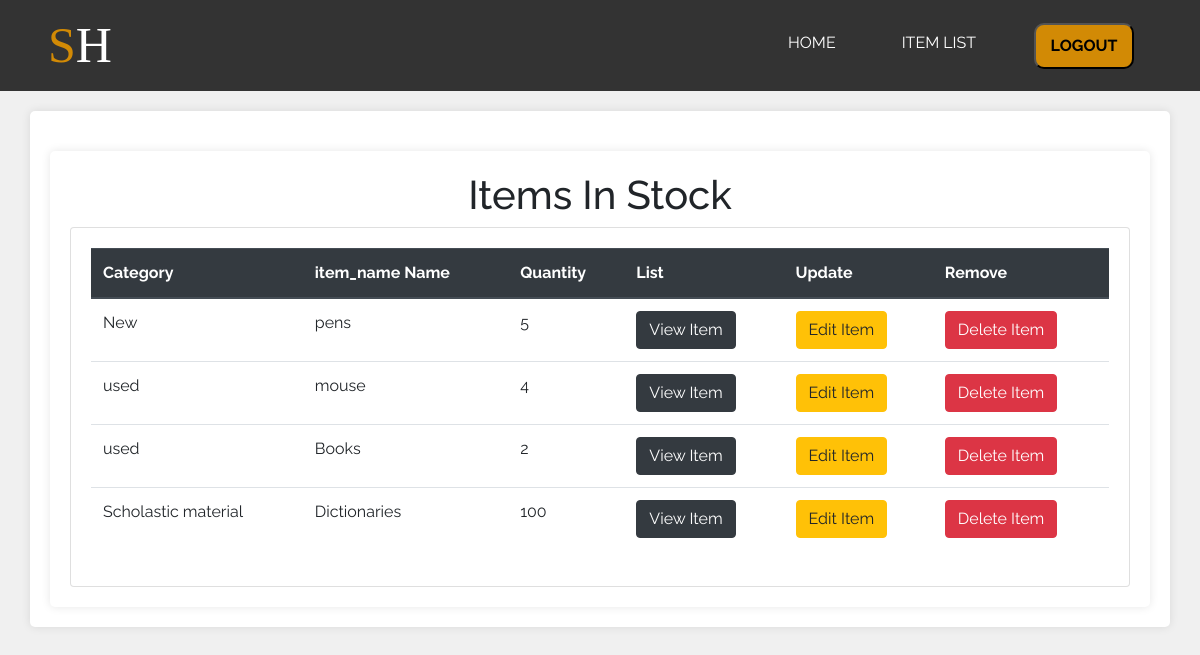
/item_list/ (signed in), run on the app's committed database.
### hanisha/models.py (models this page shows, shortened)
class Item(models.Model):
    name = models.CharField(max_length=100)
    quantity = models.PositiveIntegerField()
    price = models.DecimalField(max_digits=10, decimal_places=2)
    description = models.TextField(blank=True, null=True)
    category = models.CharField(max_length=50, blank=True, null=True)

### hanisha/views.py (the view)
# urls.py: path('item_list/', views.item_list, name='item_list'),
def item_list(request):
    items = Item.objects.all()
    return render(request, 'item_list.html', {'items': items})

### hanisha/templates/item_list.html
{% extends 'base.html' %}
{% block content %}
<div class="container">
    <h1 class="text-center">Items In Stock</h1>
    <div class="card">
        <div class="card-body">
            <table class="table">
                <thead class="thead-dark">
                    <tr>
                        <th scope="col">Category</th>
                        <th scope="col">item_name Name</th>
                        <th scope="col">Quantity</th>
                        <th scope="col">List</th>
                        <th scope="col">Update</th>
                        <th scope="col">Remove</th>
                    </tr>
                </thead>
                <tbody>
                    {% for item in items %}
                    <tr>
                        <td>{{ item.category }}</td>
                        <td>{{ item.name }}</td>
                        <td>{{ item.quantity }}</td>
                        <td><a href="{% url 'view_items' item.id %}" class="btn btn-dark">View Item</a></td>
                        <td><a href="{% url 'edit_item' item.id %}" class="btn btn-warning">Edit Item</a></td>
                        <td><a href="{% url 'delete_item' item.id %}" class="btn btn-danger">Delete Item</a></td>
                    </tr>
                    {% endfor %}
                </tbody>
            </table>
        </div>
    </div>
</div>
{% endblock %}

### hanisha/static/css/main.css (style rules this page uses)
body { font-family: 'Raleway', sans-serif; background-color: #f0f0f0; }
.container { background-color: #fff; padding: 20px; margin-top: 20px; border-radius: 5px; box-shadow: 0px 0px 10px rgba(0, 0, 0, 0.1); }

### data on the page
Item: category "New", name "pens", quantity "5"
Item: category "used", name "mouse", quantity "4"
Item: category "used", name "Books", quantity "2"
Item: category "Scholastic material", name "Dictionaries", quantity "100"
